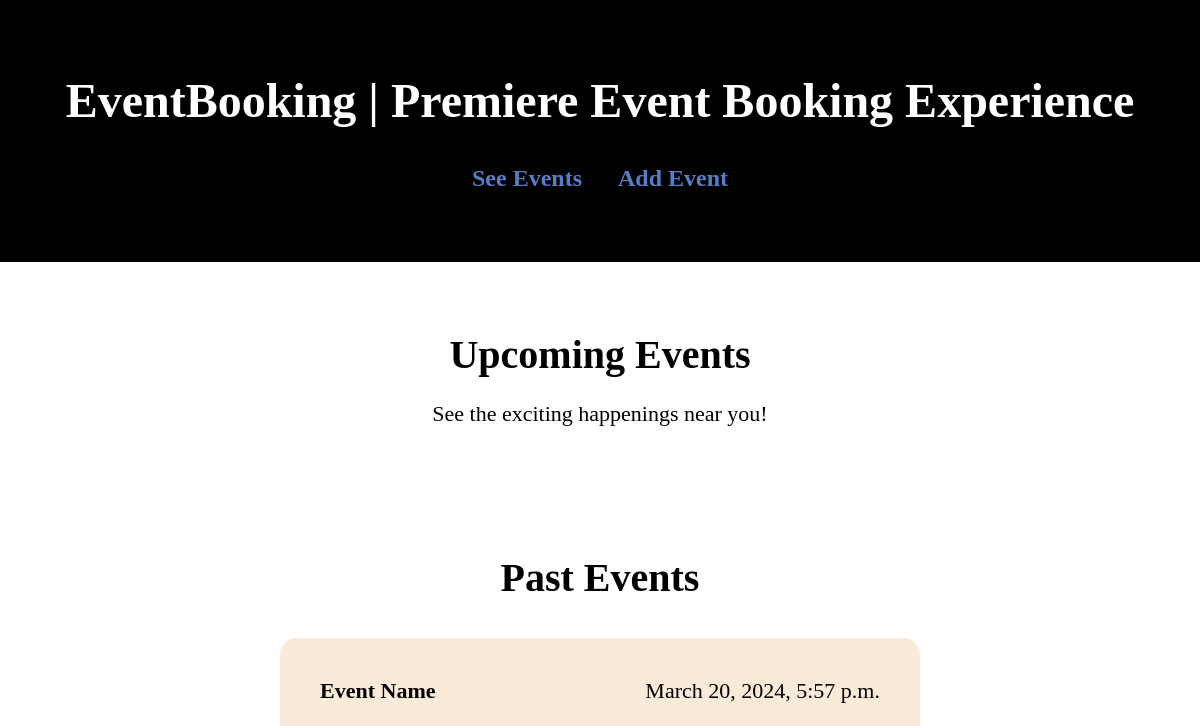
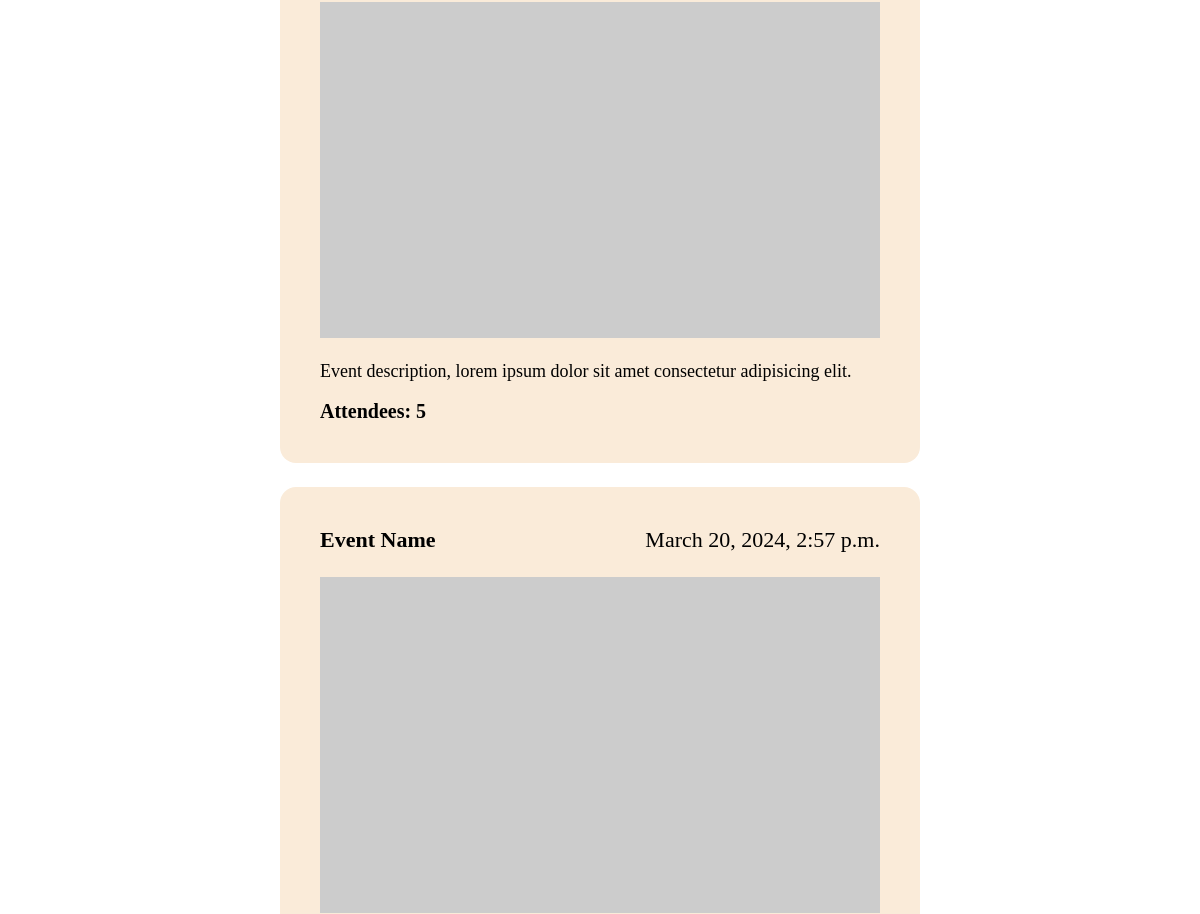
The app's page / (upper part), older data (2 pictures, top to bottom).
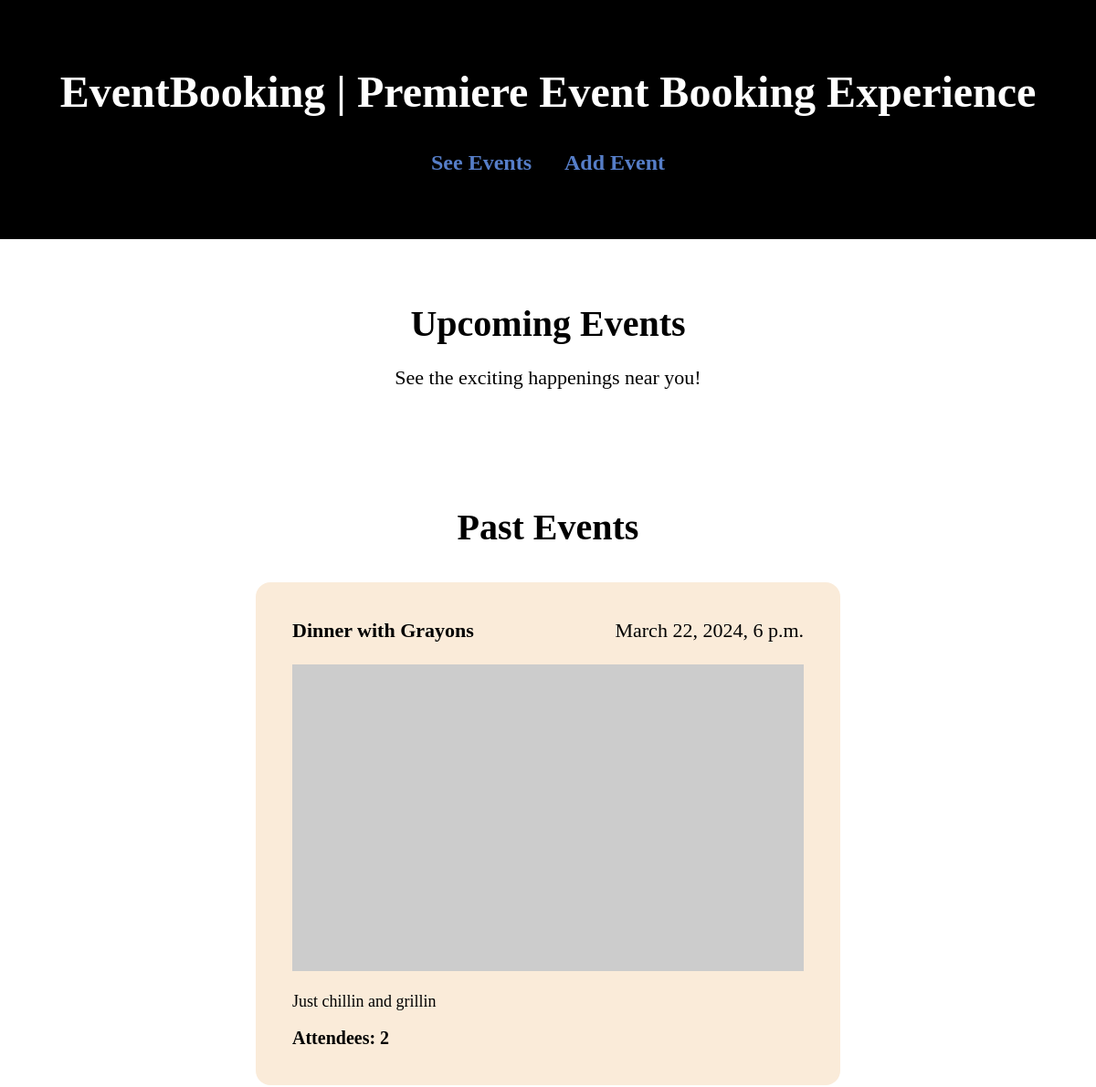
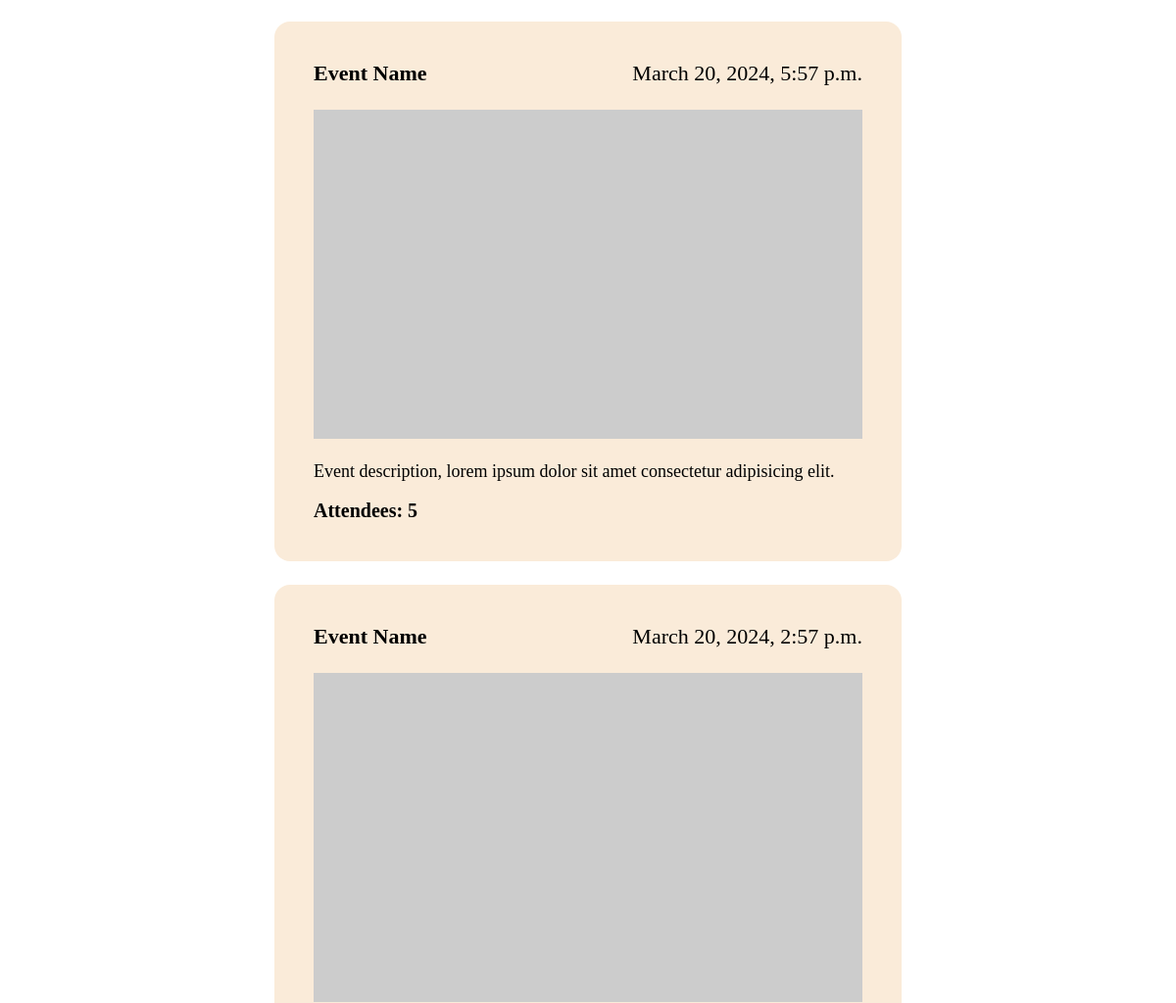
The same page, newer data (2 pictures, top to bottom).
### EventCalendar/models.py (models this page shows, shortened)
class Event(models.Model):
    event_name = models.CharField("event name", max_length=75, default='Event Name')
    event_date = models.DateTimeField("event date", default=timezone.now)
    event_desc = models.CharField("event description", max_length=300, default='Event description, lorem ipsum dolor sit amet consectetur adipisicing elit.')
    event_img_url = models.URLField("event image url", default='https://picsum.photos/500/300')
    event_guest_count = models.IntegerField("event guest count", default='0')
    def is_past(self):
        return self.event_date <= timezone.now()

### EventCalendar/views.py (the view)
# urls.py: path("", EventListView.as_view(), name="calendar"),
class EventListView(ListView):
    model = Event
    queryset = Event.objects.order_by('-event_date')
    def get_context_data(self, **kwargs):
        context = super().get_context_data(**kwargs)
        context["now"] = timezone.now()
        return context

### EventCalendar/templates/EventCalendar/event_list.html (shortened to what this page needs)
{% load static %}
<!DOCTYPE html>
<html lang="en">
<head>
    <link rel="stylesheet" href="{% static 'EventCalendar/styles.css' %}">
</head>
<body>
    <header>
        <h1>EventBooking | Premiere Event Booking Experience</h1>
        <nav>
            <a href="/">See Events</a>
            <a href="/create">Add Event</a>
        </nav>
    </header>
    <main class="s-event_list">
        <h2>Upcoming Events</h2>
        <p>See the exciting happenings near you!</p>
        <h2>Past Events</h2>
        <ul class="event-list">
        {% for event in object_list %}
            {% if event.is_past == True %}
                <li>
                    <div class="top">
                        <h3>{{ event.event_name }}</h3>
                        <p class="date">{{ event.event_date }}</p>
                    </div>
                    <img src="https://picsum.photos/500/300" alt="Picture of the event">
                    <p>{{ event.event_desc }}</p>
                    <div class="bottom-contents">
                        <span class="guest-counts">Attendees: {{ event.event_guest_count }}</span>
                    </div>
                </li>
            {% endif %}
            {% empty %}
                <li>No past events yet.</li>
        {% endfor %}
        </ul>
    </main>
</body>
</html>

Row changes from the older to the newer data that the page shows:
added Event: event_name "Dinner with Grayons", event_date "March 22, 2024, 6 p.m.", event_desc "Just chillin and grillin", event_guest_count "2"
